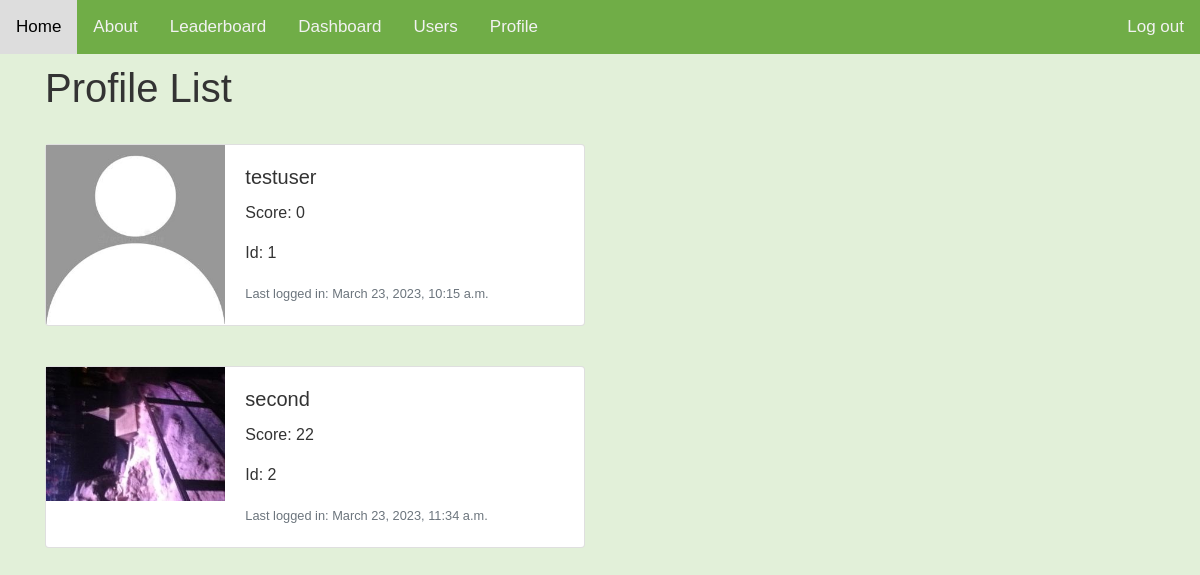
Screenshot of /profile_list/ (signed in) with the database file from the repository.
### users/models.py (models this page shows, shortened)
class Profile(models.Model):
    user = models.OneToOneField(User, on_delete=models.CASCADE)
    image = models.ImageField(default='default.jpg', upload_to='profile_pics')
    score = models.IntegerField(default=0)
    userRank = models.IntegerField(default=0)
    Drink = models.IntegerField(default=0)
    Snack = models.IntegerField(default=0)
    Vegetable = models.IntegerField(default=0)
    Protein = models.IntegerField(default=0)
    Fruit = models.IntegerField(default=0)

### users/views.py (the view)
# urls.py: path('profile_list/', views.profile_list, name='profile_list'),
def profile_list(request):
    if request.user.is_authenticated:
        profiles = Profile.objects.exclude(user=request.user)
        return render(request, 'users/profile_list.html', {'profiles': profiles})
    else:
        messages.warning(request, ("You must be logged in to view this page"))
        return redirect('auth-login')

### users/templates/users/profile_list.html
{% extends "Food_Scanner/base.html" %} {% load static %}{% block content %}
<div style="padding-top: 10px" class="content-section">
    <h1>Profile List</h1>
    <br />
    {% if profiles %} {% for profile in profiles %}
    <div class="card mb-3" style="max-width: 540px;">
        <div class="row no-gutters">
          <div class="col-md-4">
            <img src="{{ profile.image.url }}" class="img-fluid" alt="Profile Pic">
          </div>
          <div class="col-md-8">
            <div class="card-body">
              <h5 class="card-title">{{profile.user.username}}</h5>
              <p class="card-text">Score: {{profile.score}}</p>
              <p class="card-text">Id: {{profile.user_id}}</p>
              <p class="card-text"><small class="text-muted">Last logged in: {{profile.user.last_login}}</small></p>
            </div>
          </div>
        </div>
      </div>
    <br />
    {% endfor %} {% endif %}
</div>
{% endblock content %}

### Food_Scanner/static/Food_Scanner/main.css (style rules this page uses)
body { background: #e2f0d9; color: #333333; font-family: Arial, Helvetica, sans-serif; }

### rows the page displays
Profile: image (placeholder picture), user.username "testuser", score "0", user_id "1", user.last_login "March 23, 2023, 10:15 a.m."
Profile: image (picture), user.username "second", score "22", user_id "2", user.last_login "March 23, 2023, 11:34 a.m."
